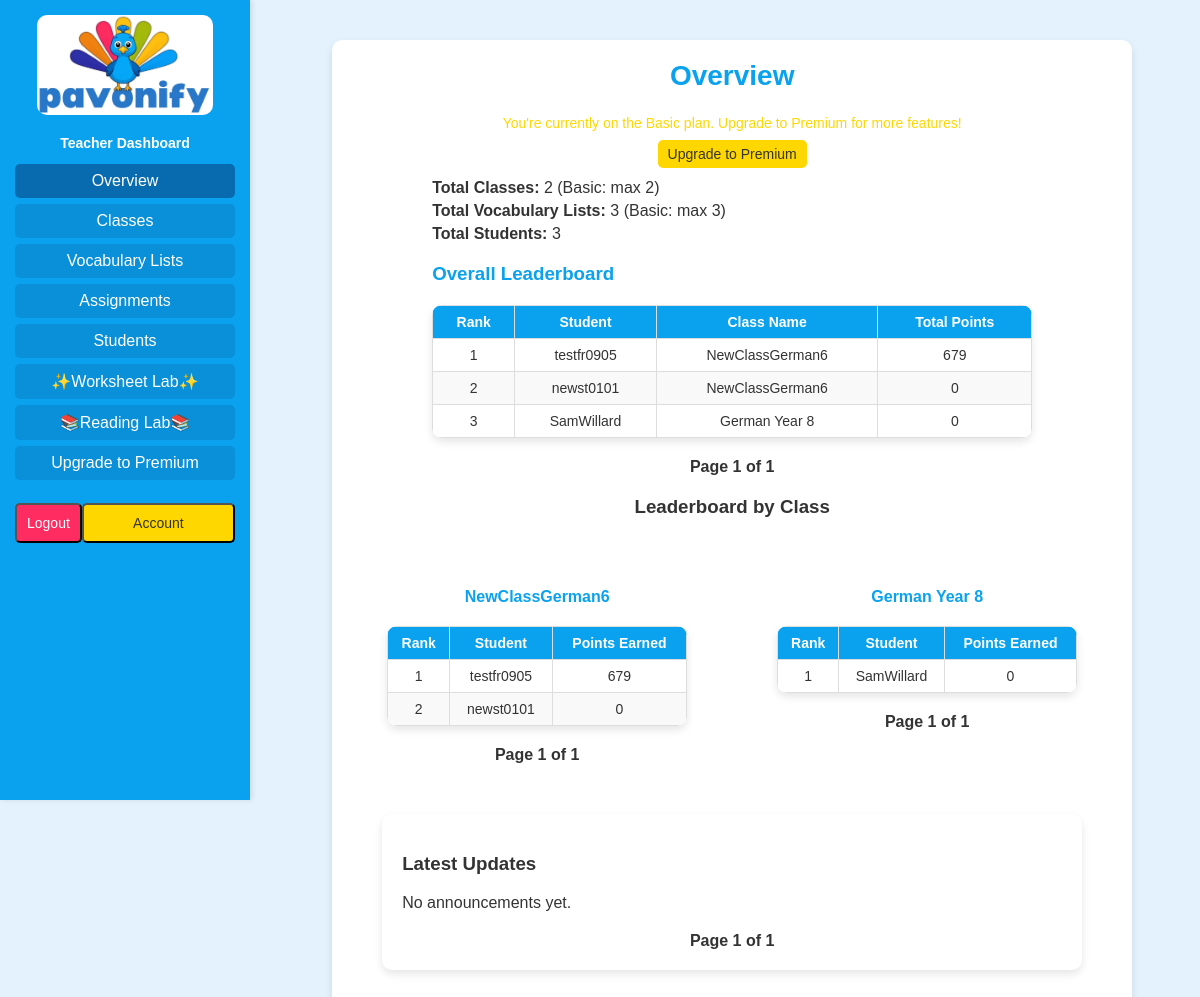
/teacher-dashboard/ (signed in), run on the app's committed database.
### learning/models.py (models this page shows, shortened)
class Student(models.Model):
    school = models.ForeignKey(School, on_delete=models.CASCADE)
    id = models.UUIDField(primary_key=True, default=uuid.uuid4, editable=False)
    first_name = models.CharField(max_length=50)
    last_name = models.CharField(max_length=50)
    year_group = models.IntegerField()
    date_of_birth = models.DateField()
    username = models.CharField(max_length=50, unique=True)
    password = models.CharField(max_length=50)
    classes = models.ManyToManyField(Class, related_name="students")
    last_login = models.DateTimeField(null=True, blank=True)
    total_points = models.PositiveIntegerField(default=0)
    weekly_points = models.PositiveIntegerField(default=0)
    monthly_points = models.PositiveIntegerField(default=0)
    last_activity = models.DateField(null=True, blank=True)  # Last day they practiced
    current_streak = models.PositiveIntegerField(default=0)  # How many days in a row
    highest_streak = models.PositiveIntegerField(default=0)  # Their best-ever streak
    assignments_completed = models.PositiveIntegerField(default=0)  # Number of completed assignments
    flashcard_games_played = models.PositiveIntegerField(default=0)
    match_up_games_played = models.PositiveIntegerField(default=0)
    destroy_wall_games_played = models.PositiveIntegerField(default=0)

class Class(models.Model):
    school = models.ForeignKey(School, on_delete=models.CASCADE)
    id = models.UUIDField(primary_key=True, default=uuid.uuid4, editable=False)
    name = models.CharField(max_length=100)
    language = models.CharField(max_length=50)
    teachers = models.ManyToManyField(User, related_name="shared_classes")
    icon = models.ImageField(upload_to="class_icons/", blank=True, null=True)
    vocabulary_lists = models.ManyToManyField("VocabularyList", related_name="linked_classes", blank=True)
    def __str__(self):
        return self.name

### learning/views.py (the view)
# urls.py: path('teacher-dashboard/', views.teacher_dashboard, name='teacher_dashboard'),
@login_required
def teacher_dashboard(request):
    if not request.user.is_teacher:
        return redirect("login")
    reading_lab_texts = ReadingLabText.objects.filter(teacher=request.user).order_by('-created_at')
    vocab_lists = VocabularyList.objects.filter(teacher=request.user)
    classes = Class.objects.filter(teachers=request.user)
    students = Student.objects.filter(classes__in=classes).distinct()
    for class_instance in classes:
        class_instance.live_assignments = Assignment.objects.filter(
            class_assigned=class_instance, deadline__gte=datetime.now()
        )
        class_instance.expired_assignments = Assignment.objects.filter(
            class_assigned=class_instance, deadline__lt=datetime.now()
        )
    print("Classes:", classes)
    print("Students QuerySet:", students)
    for student in students:
        print(f"Student: {student.first_name} {student.last_name}, Classes: {student.classes.all()}")
    for vocab_list in vocab_lists:
        vocab_list.unattached_classes = classes.exclude(
            id__in=vocab_list.classes.values_list("id", flat=True)
        )
    announcements_list = Announcement.objects.all()
    announcements_paginator = Paginator(announcements_list, 3)
    announcements_page_number = request.GET.get("page")
    announcements = announcements_paginator.get_page(announcements_page_number)
    overall_leaderboard_list = students.order_by('-total_points')
    overall_page_number = request.GET.get('overall_page', 1)
    overall_paginator = Paginator(overall_leaderboard_list, 10)
    overall_leaderboard_page = overall_paginator.get_page(overall_page_number)
    by_class_leaderboards = []
    for class_instance in classes:
        students_in_class = class_instance.students.order_by('-total_points')
        page_number = request.GET.get(f'class_{class_instance.id}_page', 1)
        paginator = Paginator(students_in_class, 10)
        leaderboard_page = paginator.get_page(page_number)
        by_class_leaderboards.append({
            'class_instance': class_instance,
            'leaderboard_page': leaderboard_page,
        })
    return render(request, "learning/teacher_dashboard.html", {
        "user": request.user,
        "vocab_lists": vocab_lists,
        "classes": classes,
        "students": students,
        "announcements": announcements,
        "reading_lab_texts": reading_lab_texts,
        "overall_leaderboard_page": overall_leaderboard_page,
        "by_class_leaderboards": by_class_leaderboards,
    })

### learning/models.py (called while the page is built)
    @property
    def is_premium(self):
        return self.premium_expiration > now()

### learning/templates/learning/teacher_dashboard.html (shortened to what this page needs)
{% load static %}
<!DOCTYPE html>
<html lang="en">
<head>
</head>
<body>
  <div class="sidebar-toggle" onclick="toggleSidebar()">&#9776;</div>
  <div class="sidebar">
<img src="{% static 'learning/pavonify_logo.png' %}" alt="Pavonify Logo" width="200" height="100">
    <h2>Teacher Dashboard</h2>
    <nav>
      <a href="#" data-pane="overview" class="active">Overview</a>
      <a href="#" data-pane="classes">Classes</a>
      <a href="#" data-pane="vocabulary">Vocabulary Lists</a>
      <a href="#" data-pane="assignments">Assignments</a>
      <a href="#" data-pane="students">Students</a>
      <a href="#" data-pane="worksheet-lab">✨Worksheet Lab✨</a>
      <a href="#" data-pane="reading-lab">📚Reading Lab📚</a>
      {% if not request.user.is_premium %}
      <a href="#" data-pane="teacher-upgrade" class="btn-upgrade">Upgrade to Premium</a>
      {% endif %}
      <div class="nav-buttons">
        <form method="post" action="{% url 'teacher_logout' %}">
          <button type="submit" class="btn-logout">Logout</button>
        </form>
        <button class="btn-account" data-pane="account-pane">Account</button>
      </div>
    </nav>
  </div>
  <div class="main-content">
    <div class="pane active" id="overview">
      <h2>Overview</h2>
      {% if not request.user.is_premium %}
      <p class="upgrade-message">You're currently on the Basic plan. Upgrade to Premium for more features!</p>
      <a href="#" data-pane="teacher-upgrade" class="upgrade-btn">Upgrade to Premium</a>
      {% endif %}
      <div class="stats">
        <ul>
          <li>
            <strong>Total Classes:</strong>
            {% if request.user.is_premium %}
              {{ classes|length }}
            {% else %}
              {{ classes|slice:"0:2"|length }} (Basic: max 2)
            {% endif %}
          </li>
          <li>
            <strong>Total Vocabulary Lists:</strong>
            {% if request.user.is_premium %}
              {{ vocab_lists|length }}
            {% else %}
              {{ vocab_lists|slice:"0:3"|length }} (Basic: max 3)
            {% endif %}
          </li>
          <li><strong>Total Students:</strong> {{ students|length }}</li>
        </ul>
      </div>
<div class="leaderboard">
  <h3>Overall Leaderboard</h3>
  <table>
    <thead>
      <tr>
        <th>Rank</th>
        <th>Student</th>
        <th>Class Name</th>
        <th>Total Points</th>
      </tr>
    </thead>
    <tbody>
      {% for student in overall_leaderboard_page.object_list %}
      <tr>
        <td>{{ forloop.counter0|add:overall_leaderboard_page.start_index }}</td>
        <td>{{ student.username }}</td>
        <td>
          {% if student.classes.all %}
            {% for class in student.classes.all %}
              {{ class.name }}{% if not forloop.last %}, {% endif %}
            {% endfor %}
          {% else %}
            N/A
          {% endif %}
        </td>
        <td>{{ student.total_points }}</td>
      </tr>
      {% empty %}
      <tr>
        <td colspan="4">No data available.</td>
      </tr>
      {% endfor %}
    </tbody>
  </table>
  <div class="pagination">
    <span>Page {{ overall_leaderboard_page.number }} of {{ overall_leaderboard_page.paginator.num_pages }}</span>
  </div>
</div>
<div class="leaderboard-by-class">
  <h3>Leaderboard by Class</h3>
  <div class="class-leaderboards-container">
    {% for class_data in by_class_leaderboards %}
      <div class="class-leaderboard">
        <h4>{{ class_data.class_instance.name }}</h4>
        <table>
          <thead>
            <tr>
              <th>Rank</th>
              <th>Student</th>
              <th>Points Earned</th>
            </tr>
          </thead>
          <tbody>
            {% for student in class_data.leaderboard_page.object_list %}
            <tr>
              <td>{{ forloop.counter0|add:class_data.leaderboard_page.start_index }}</td>
              <td>{{ student.username }}</td>
              <td>{{ student.total_points }}</td>
            </tr>
            {% empty %}
            <tr>
              <td colspan="3">No data available for this class.</td>
            </tr>
            {% endfor %}
          </tbody>
        </table>
        <div class="pagination">
          <span>Page {{ class_data.leaderboard_page.number }} of {{ class_data.leaderboard_page.paginator.num_pages }}</span>
        </div>
      </div>
    {% endfor %}
  </div>
</div>
<div class="recent-activity">
    <h3>Latest Updates</h3>
    {% for post in announcements %}
    <div class="announcement">
        <h4>{{ post.title }}</h4>
        <p>{{ post.text_body|linebreaks }}</p>
        {% if post.image %}
        <img src="{{ post.image.url }}" alt="{{ post.title }}" class="announcement-image">
        {% endif %}
        <p><small>Posted on {{ post.created_at|date:"F d, Y" }}</small></p>
    </div>
    {% empty %}
    <p>No announcements yet.</p>
    {% endfor %}
    <div class="pagination">
        <span>Page {{ announcements.number }} of {{ announcements.paginator.num_pages }}</span>
    </div>
</div>
    </div>
  </div>
</body>
</html>

### data on the page
Student: username "testfr0905", total_points "679"
Class: name "NewClassGerman6", class_instance.name "NewClassGerman6", leaderboard_page.number "1", leaderboard_page.paginator.num_pages "1"
Student: username "newst0101", total_points "0"
Student: username "SamWillard", total_points "0"
Class: name "German Year 8", class_instance.name "German Year 8", leaderboard_page.number "1", leaderboard_page.paginator.num_pages "1"

### other printed values
{{ classes|slice:"0:2"|length }} "2"
{{ vocab_lists|slice:"0:3"|length }} "3"
{{ students|length }} "3"
{{ overall_leaderboard_page.number }} "1"
{{ overall_leaderboard_page.paginator.num_pages }} "1"
{{ announcements.number }} "1"
{{ announcements.paginator.num_pages }} "1"
